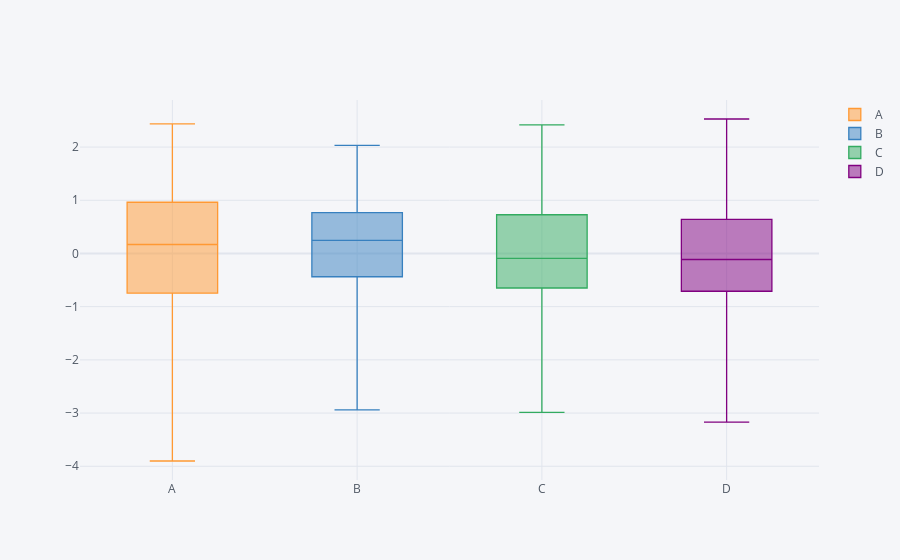

Here is the notebook cell this chart was saved with:
### Markdown cell above
## Boxplot

### Code cell
df.iplot(kind='box')
